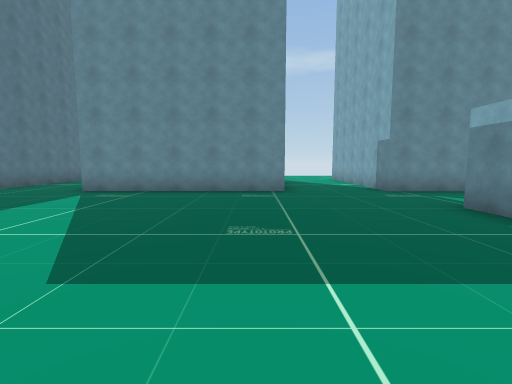
[1] (above)

24 first-person views from a walk through a scene from a Unity 3-D project. The camera is 1.5 m above the floor, tilts 6° down and sees 85° across. The floor is counted in squares, 2 m on a side. Each view is taken from the middle of a square. On the plan, view 1 faces up. The plan holds only what a view shows up to about 10 squares ahead; the rest is blank. The place goes on beyond the plan. The player is left out. Some surface patterns are stand-ins.

[2]
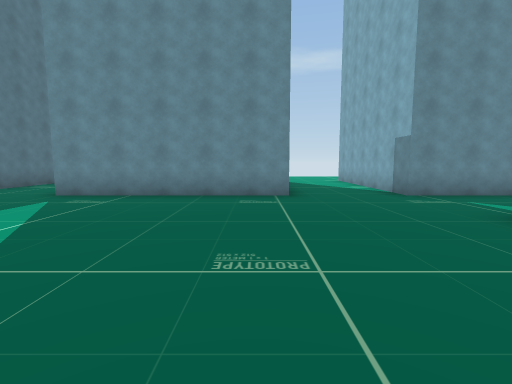

[3]
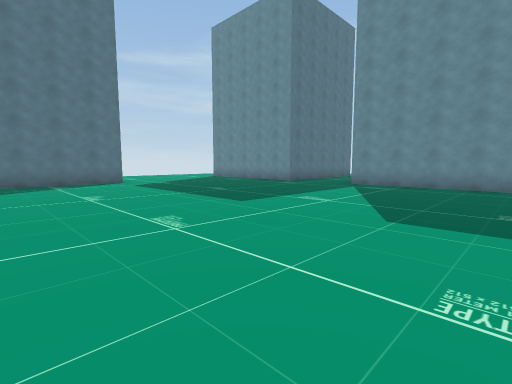

[4]
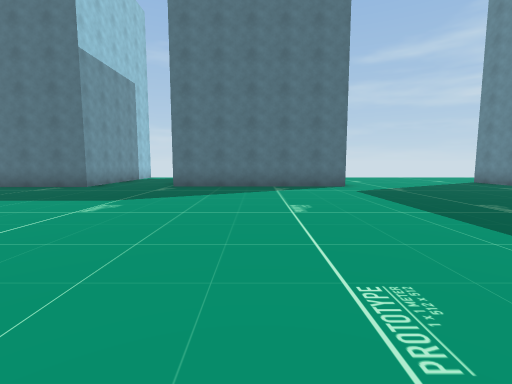

[5]
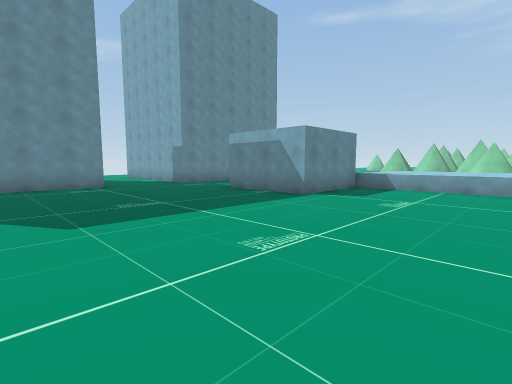

[6]
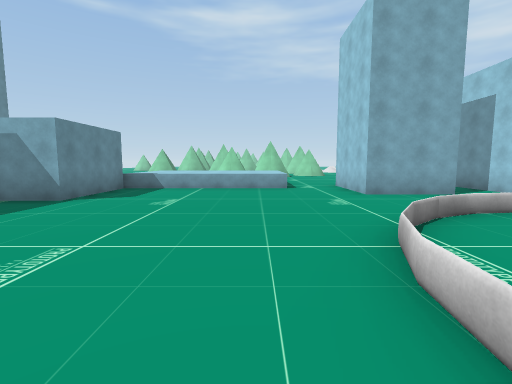

[7]
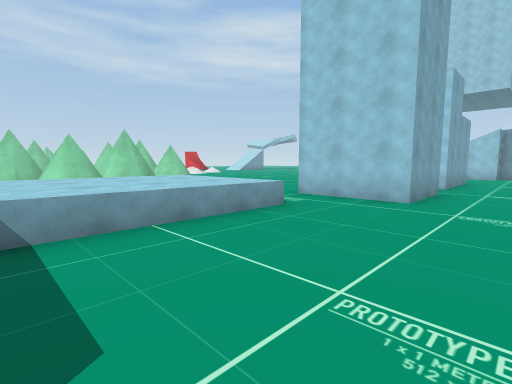

[8]
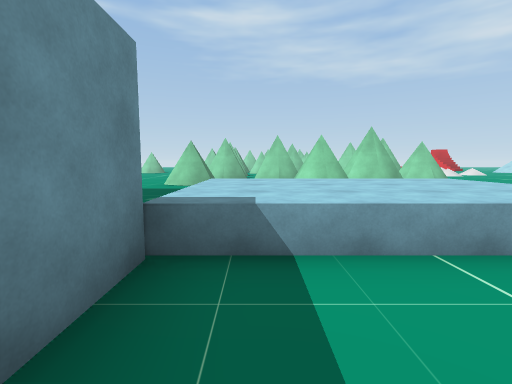

[9]
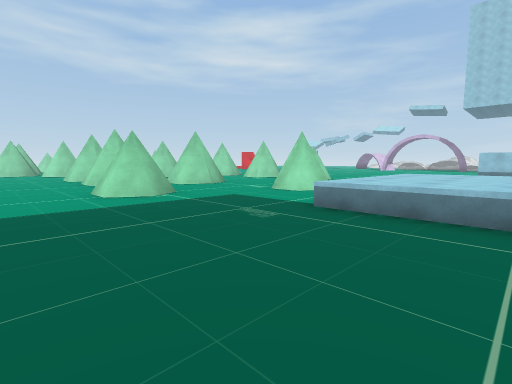

[10]
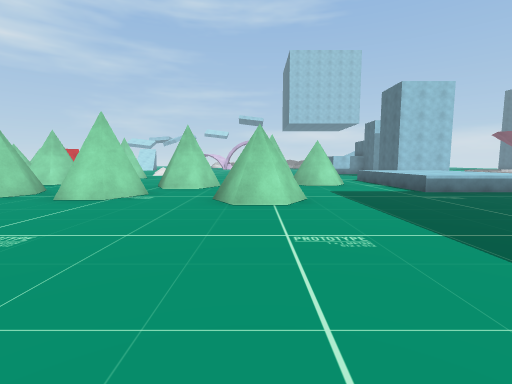

[11]
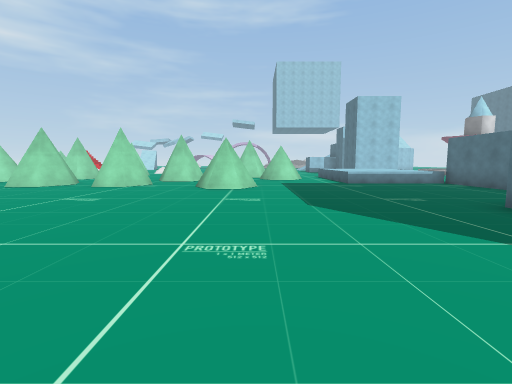

[12]
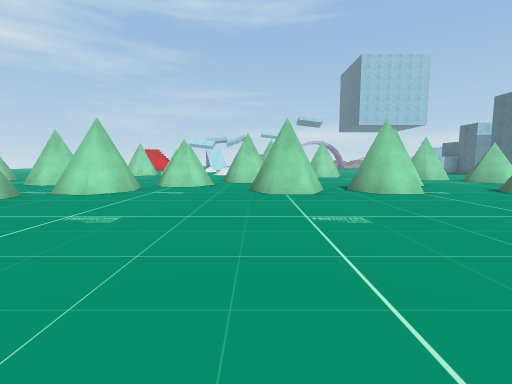

[13]
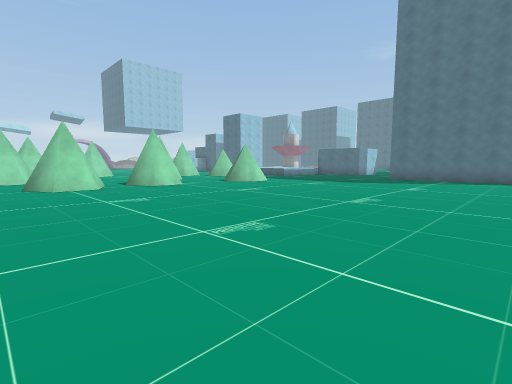

[14]
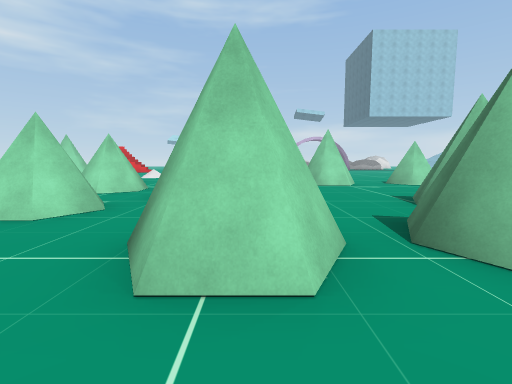

[15]
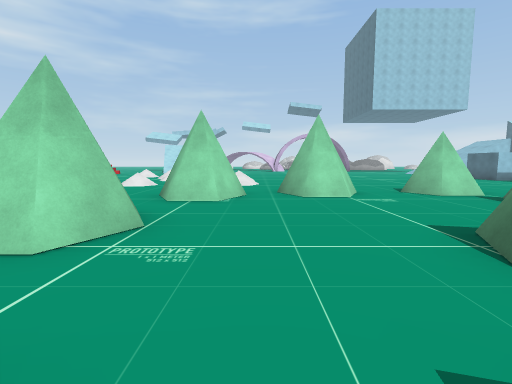

[16]
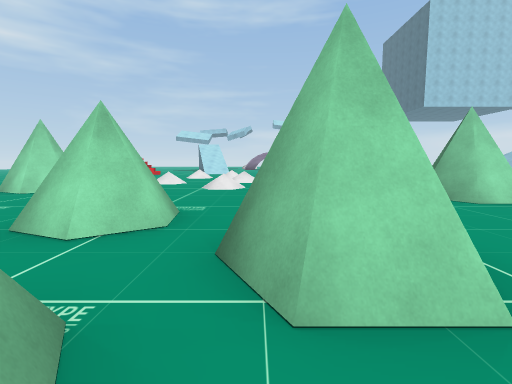

[17]
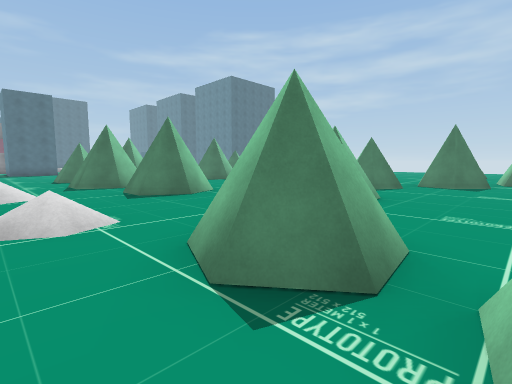

[18]
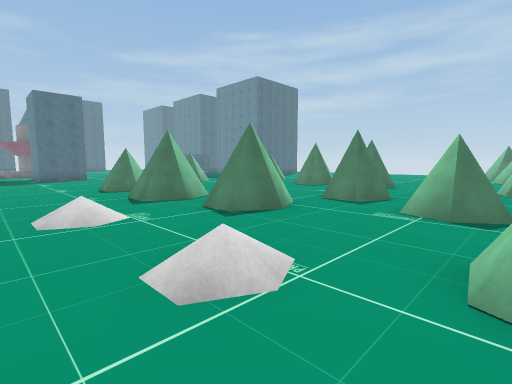

[19]
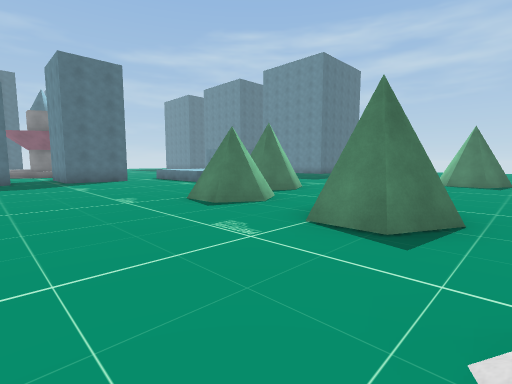

[20]
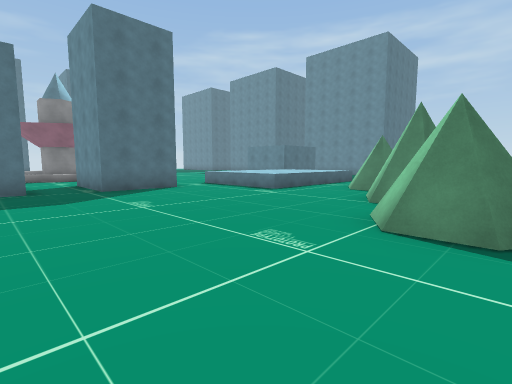

[21]
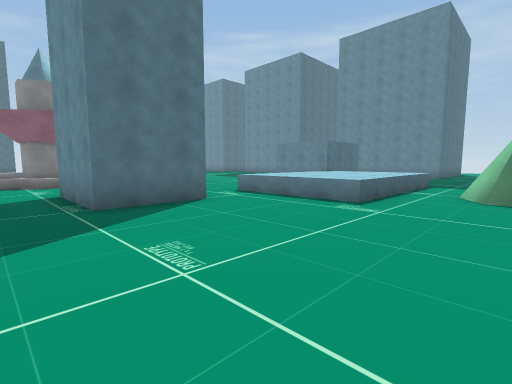

[22]
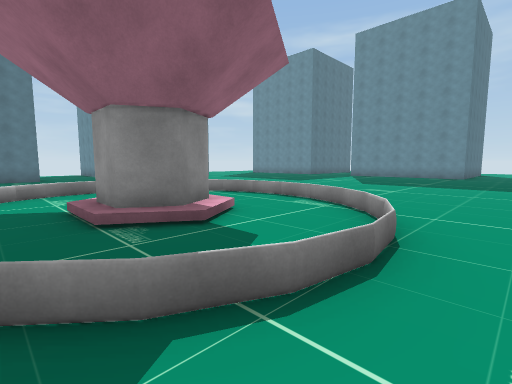

[23]
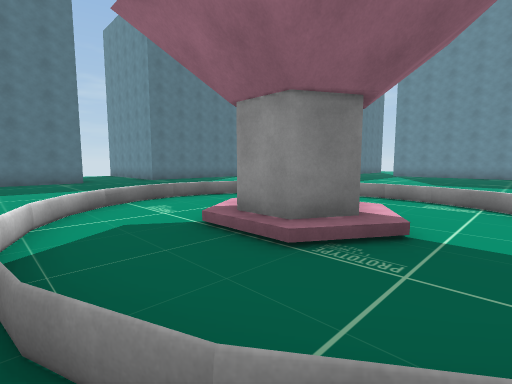

[24]
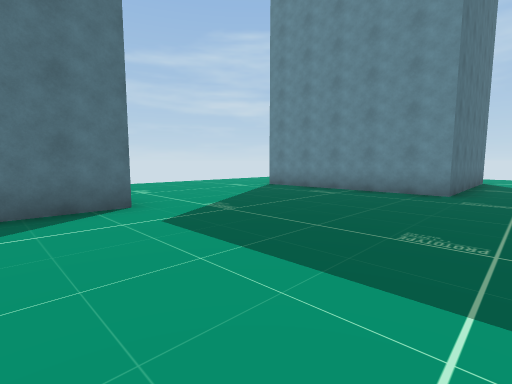

### Floor plan
Key: @ floor where view 1 was taken; # wall or solid block; x gap in a wall; . main floor; : floor 0.25 m higher than the main floor; + floor 0.5 m higher than the main floor; / step, stairs or slope; = window, fence, low wall or low ledge; ^ raised ledge.
Columns run from 11 left of view 1 to 29 right of it. Each row starts with its distance up from view 1.
 12    #.                  ...........
 11    #.        ..#   #..............
 10    #..      ...#     .............
  9    #..      ...#     .............
  8 ####...#####...#####...............
  7 .................  .................
  6 ................. ...................
  5 ................  ....................#
  4 ...............###.......+............
  3 ...............###.......#/.##.##...##.
  2 ...............###^^^.......##.##...#...
  1 #.................^^^......//.....##.....
  0 #..........@......^^^...../##.....##...#x
 -1 #.................^^^..#........##.....
 -2 #.................^^^...##......##.#...
 -3 #........===......^^^...##.........#...
 -4 ........=...=...............##.##......
 -5 ...... =  ...=..###......##.##.##.......
 -6 .....  =. #:.=..###.........##......##.#
 -7 #....  =.##..=................./../..###
 -8 #..... .=...=.................//../....
 -9 # ....  .==.. ..##............./..../

Where each view was taken, in squares from view 1:
view 1: 0 up, 0 right, facing up
view 2: 1 up, 0 right, facing up
view 3: 2 down, 0 right, facing up-left
view 4: 1 down, 2 left, facing left
view 5: 2 down, 2 left, facing up-right
view 6: 2 down, 2 left, facing right
view 7: 1 up, 3 right, facing down-right
view 8: 1 up, 4 right, facing right
view 9: 6 up, 7 right, facing down-right
view 10: 9 up, 14 right, facing down
view 11: 12 up, 13 right, facing down
view 12: 10 up, 21 right, facing down
view 13: 12 up, 22 right, facing down-left
view 14: 5 up, 20 right, facing down
view 15: 2 up, 19 right, facing down
view 16: 1 up, 22 right, facing down
view 17: 8 down, 27 right, facing up-left
view 18: 9 down, 25 right, facing up-left
view 19: 9 down, 19 right, facing up-left
view 20: 9 down, 15 right, facing up-left
view 21: 8 down, 12 right, facing up-left
view 22: 8 down, 3 right, facing up-left
view 23: 9 down, 1 right, facing up-left
view 24: 0 up, 6 left, facing up-left
